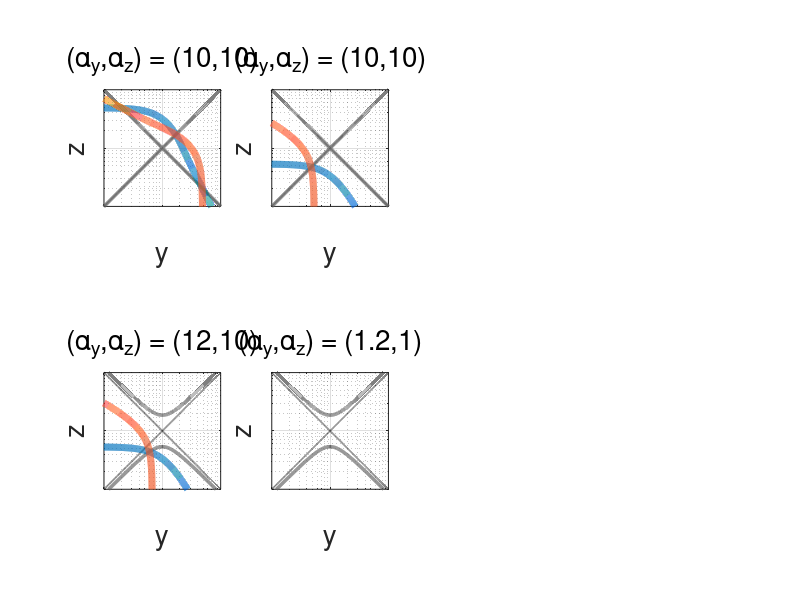

Write the MATLAB code that produced this figure.
clear all
close all
clc


FontSize = 20;
LineWidth = 5;
colors = [255 44 121 ; 29 190 185 ; 167 48 220 ; 0 114 189 ; 241 90 41]/255;


grey = [102 102 102]/255;


Xlim      = [0.1 10]; 
Ylim      = [0.1 10]; 
XTick     = [0.1 1 10]; 
YTick     = XTick; 
XTickLabel = {1 1 10};
YTickLabel = {1 1 10};
resolution = 0.001;

a1       = 1;
a2       = 1.2;
b       = 1;
c       = 1;

alpha1   = 10;
alpha2   = 1;
beta1     = 1;
beta2    = 10;

dummy   = 0:resolution:Xlim(2);

zL = @(a) a - sqrt(a^2-1);
zU = @(a) a + sqrt(a^2-1);
y  = @(z,a,s) ((1+z.^2)+s*sqrt((1+z.^2).^2 - 4*a^2*z.^2))./(2*a*z);






f = figure('Position',[100 100 1200 600]);




subplot(2,4,1)
a = a1;
alpha = alpha1;
beta = beta1;
loglog(0,0)
hold on
Z1 = 0:resolution:zL(a);
Z2 = zU(a):resolution:Xlim(2);
plot(dummy,dummy,'k:','LineWidth',LineWidth/4)
plot(dummy,1./dummy,'k:','LineWidth',LineWidth/4)
loglog([y(Z1,a,-1) fliplr(y(Z1,a,+1))],[Z1 fliplr(Z1)],'Color',grey,'LineWidth',LineWidth/2)
loglog([fliplr(y(Z2,a,-1)) y(Z2,a,+1)],[fliplr(Z2) Z2],'Color',grey,'LineWidth',LineWidth/2)
Y = dummy;
A = alpha/(b*beta)*1./(1+Y.^2);
B = 1/(b*beta)*(1+beta./(1+Y.^2));
for i = 1:length(Y)
    p = [B(i) -A(i) B(i)+1 -A(i)];
    r(:,i) = roots(p);
    [value index] = sort(abs(imag(r(:,i))));
    r_sorted(:,i)  = r(index,i);
end;
loglog(Y,r_sorted(1,:),'Color',colors(4,:),'LineWidth',LineWidth)
Z = dummy;
A = a*alpha/beta*1./(1+Z.^2);
B = 1/(beta)*(1+b*beta./(1+Z.^2));
for i = 1:length(Z)
    p = [B(i) -A(i) B(i)+1 -A(i)];
    r(:,i) = roots(p);
    [value index] = sort(abs(imag(r(:,i))));
    r_sorted(:,i)  = r(index,i);
end;
loglog(r_sorted(1,:),Z,'Color',colors(5,:),'LineWidth',LineWidth)
grid on
xlabel('y')
ylabel('z')
grid on
axis square
title(['(\alpha_y,\alpha_z) = (' num2str(a*alpha) ',' num2str(alpha) ')'],'FontWeight','normal')
xlim(Xlim)
ylim(Ylim)
set(gca,'XTick',XTick,'XTickLabel',XTickLabel,'YTick',YTick,'YTickLabel',YTickLabel)










subplot(2,4,2)
a = a1;
alpha = alpha1;
beta = beta2;
loglog(0,0)
hold on
Z1 = 0:resolution:zL(a);
Z2 = zU(a):resolution:Xlim(2);
plot(dummy,dummy,'k:','LineWidth',LineWidth/4)
plot(dummy,1./dummy,'k:','LineWidth',LineWidth/4)
loglog([y(Z1,a,-1) fliplr(y(Z1,a,+1))],[Z1 fliplr(Z1)],'Color',grey,'LineWidth',LineWidth/2)
loglog([fliplr(y(Z2,a,-1)) y(Z2,a,+1)],[fliplr(Z2) Z2],'Color',grey,'LineWidth',LineWidth/2)
Y = dummy;
A = alpha/(b*beta)*1./(1+Y.^2);
B = 1/(b*beta)*(1+beta./(1+Y.^2));
for i = 1:length(Y)
    p = [B(i) -A(i) B(i)+1 -A(i)];
    r(:,i) = roots(p);
    [value index] = sort(abs(imag(r(:,i))));
    r_sorted(:,i)  = r(index,i);
end;
loglog(Y,r_sorted(1,:),'Color',colors(4,:),'LineWidth',LineWidth)
Z = dummy;
A = a*alpha/beta*1./(1+Z.^2);
B = 1/(beta)*(1+b*beta./(1+Z.^2));
for i = 1:length(Z)
    p = [B(i) -A(i) B(i)+1 -A(i)];
    r(:,i) = roots(p);
    [value index] = sort(abs(imag(r(:,i))));
    r_sorted(:,i)  = r(index,i);
end;
loglog(r_sorted(1,:),Z,'Color',colors(5,:),'LineWidth',LineWidth)
grid on
xlabel('y')
ylabel('z')
grid on
axis square
title(['(\alpha_y,\alpha_z) = (' num2str(a*alpha) ',' num2str(alpha) ')'],'FontWeight','normal')
xlim(Xlim)
ylim(Ylim)
set(gca,'XTick',XTick,'XTickLabel',XTickLabel,'YTick',YTick,'YTickLabel',YTickLabel)




subplot(2,4,5)
a = a2;
alpha = alpha1;
loglog(0,0)
hold on
Z1 = 0:resolution:zL(a);
Z2 = zU(a):resolution:Xlim(2);
plot(dummy,dummy,'k:','LineWidth',LineWidth/4)
plot(dummy,1./dummy,'k:','LineWidth',LineWidth/4)
loglog([y(Z1,a,-1) fliplr(y(Z1,a,+1))],[Z1 fliplr(Z1)],'Color',grey,'LineWidth',LineWidth/2)
loglog([fliplr(y(Z2,a,-1)) y(Z2,a,+1)],[fliplr(Z2) Z2],'Color',grey,'LineWidth',LineWidth/2)
Y = dummy;
A = alpha/(b*beta)*1./(1+Y.^2);
B = 1/(b*beta)*(1+beta./(1+Y.^2));
for i = 1:length(Y)
    p = [B(i) -A(i) B(i)+1 -A(i)];
    r(:,i) = roots(p);
    [value index] = sort(abs(imag(r(:,i))));
    r_sorted(:,i)  = r(index,i);
end;
loglog(Y,r_sorted(1,:),'Color',colors(4,:),'LineWidth',LineWidth)
Z = dummy;
A = a*alpha/beta*1./(1+Z.^2);
B = 1/(beta)*(1+b*beta./(1+Z.^2));
for i = 1:length(Z)
    p = [B(i) -A(i) B(i)+1 -A(i)];
    r(:,i) = roots(p);
    [value index] = sort(abs(imag(r(:,i))));
    r_sorted(:,i)  = r(index,i);
end;
loglog(r_sorted(1,:),Z,'Color',colors(5,:),'LineWidth',LineWidth)
grid on
xlabel('y')
ylabel('z')
grid on
axis square
title(['(\alpha_y,\alpha_z) = (' num2str(a*alpha) ',' num2str(alpha) ')'],'FontWeight','normal')
xlim(Xlim)
ylim(Ylim)
set(gca,'XTick',XTick,'XTickLabel',XTickLabel,'YTick',YTick,'YTickLabel',YTickLabel)











subplot(2,4,6)
a = a2;
alpha = alpha2;
loglog(0,0)
hold on
Z1 = 0:resolution:zL(a);
Z2 = zU(a):resolution:Xlim(2);
plot(dummy,dummy,'k:','LineWidth',LineWidth/4)
plot(dummy,1./dummy,'k:','LineWidth',LineWidth/4)
loglog([y(Z1,a,-1) fliplr(y(Z1,a,+1))],[Z1 fliplr(Z1)],'Color',grey,'LineWidth',LineWidth/2)
loglog([fliplr(y(Z2,a,-1)) y(Z2,a,+1)],[fliplr(Z2) Z2],'Color',grey,'LineWidth',LineWidth/2)
Y = dummy;
A = alpha/(b*beta)*1./(1+Y.^2);
B = 1/(b*beta)*(1+beta./(1+Y.^2));
for i = 1:length(Y)
    p = [B(i) -A(i) B(i)+1 -A(i)];
    r(:,i) = roots(p);
    [value index] = sort(abs(imag(r(:,i))));
    r_sorted(:,i)  = r(index,i);
end;
loglog(Y,r_sorted(1,:),'Color',colors(4,:),'LineWidth',LineWidth)
Z = dummy;
A = a*alpha/beta*1./(1+Z.^2);
B = 1/(beta)*(1+b*beta./(1+Z.^2));
for i = 1:length(Z)
    p = [B(i) -A(i) B(i)+1 -A(i)];
    r(:,i) = roots(p);
    [value index] = sort(abs(imag(r(:,i))));
    r_sorted(:,i)  = r(index,i);
end;
loglog(r_sorted(1,:),Z,'Color',colors(5,:),'LineWidth',LineWidth)
grid on
xlabel('y')
ylabel('z')
grid on
axis square
title(['(\alpha_y,\alpha_z) = (' num2str(a*alpha) ',' num2str(alpha) ')'],'FontWeight','normal')
xlim(Xlim)
ylim(Ylim)
set(gca,'XTick',XTick,'XTickLabel',XTickLabel,'YTick',YTick,'YTickLabel',YTickLabel)
















set(findall(gcf,'-property','FontSize'),'FontSize',FontSize)


set(gcf,'renderer','Painters')


